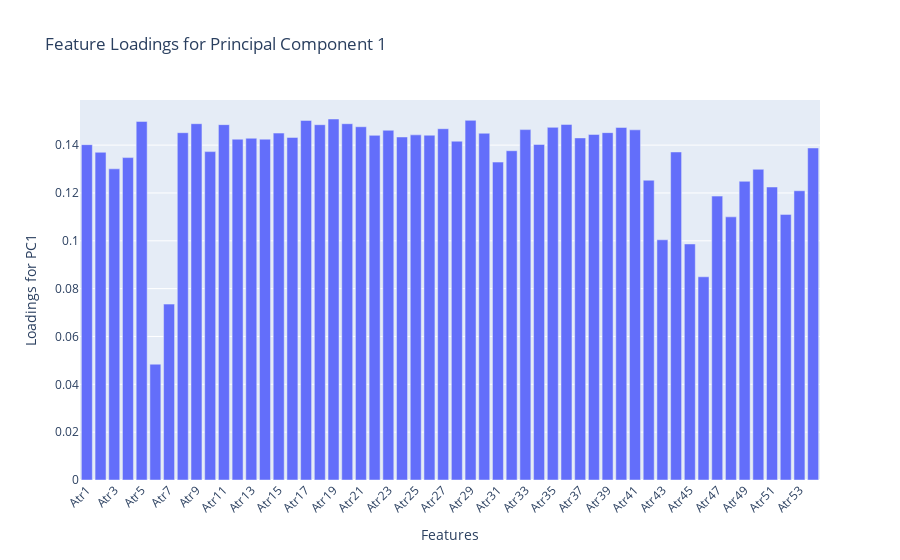
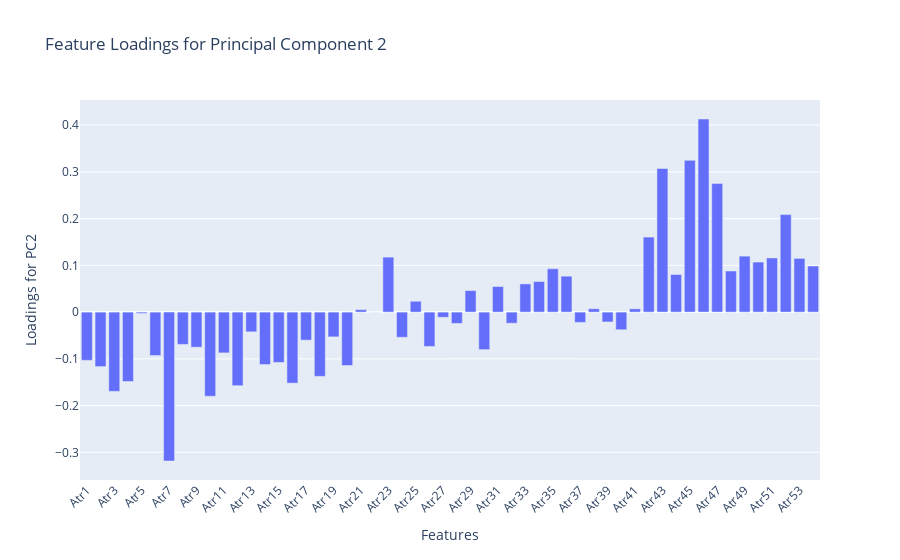
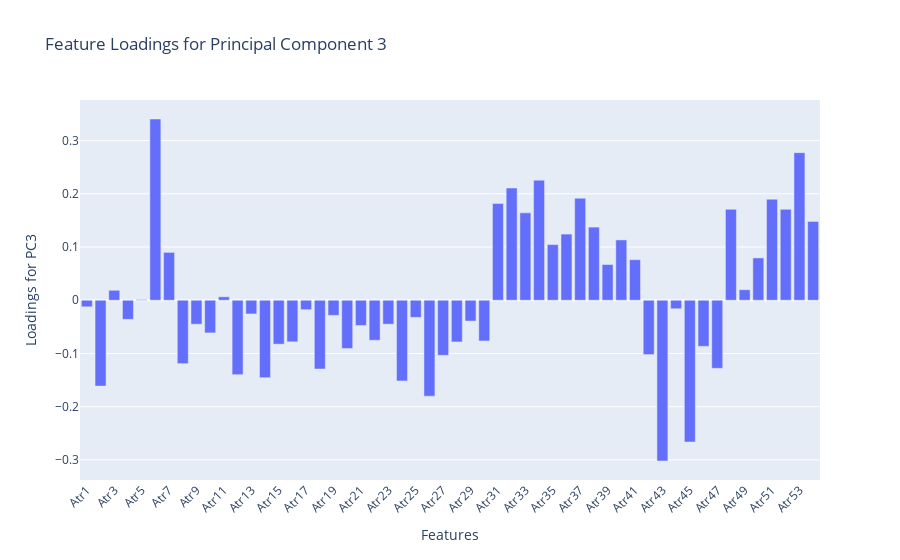

The cell these charts' notebook holds for them, in order:
### Code cell
import seaborn as sns
import matplotlib.pyplot as plt

# 创建载荷矩阵
loadings = pca.components_

# 创建一个 DataFrame
loading_matrix = pd.DataFrame(loadings, columns=X.columns, index=[f'PC{i+1}' for i in range(loadings.shape[0])])
import plotly.express as px
import pandas as pd

# 创建载荷矩阵
loadings = pca.components_

# 创建一个 DataFrame
loading_matrix = pd.DataFrame(loadings, columns=X.columns, index=[f'PC{i+1}' for i in range(loadings.shape[0])])

# 选择前几个主成分进行可视化
num_components = 3  # 可调整要显示的主成分数量

for i in range(num_components):
    fig = px.bar(
        x=loading_matrix.columns,
        y=loading_matrix.iloc[i],
        labels={'x': 'Features', 'y': f'Loadings for PC{i+1}'},
        title=f'Feature Loadings for Principal Component {i+1}'
    )
    fig.update_layout(xaxis_tickangle=-45)
    fig.show()

### Figure 1 — Plotly figure (JSON) as saved in the notebook; plotly's stock layout.template omitted (floating-point values rounded to 4 significant figures)
{"data": [{"alignmentgroup": "True", "hovertemplate": "Features=%{x}<br>Loadings for PC1=%{y}<extra></extra>", "legendgroup": "", "marker": {"color": "#636efa", "pattern": {"shape": ""}}, "name": "", "offsetgroup": "", "orientation": "v", "showlegend": false, "textposition": "auto", "type": "bar", "x": ["Atr1", "Atr2", "Atr3", "Atr4", "Atr5", "Atr6", "Atr7", "Atr8", "Atr9", "Atr10", "Atr11", "Atr12", "Atr13", "Atr14", "Atr15", "Atr16", "Atr17", "Atr18", "Atr19", "Atr20", "Atr21", "Atr22", "Atr23", "Atr24", "Atr25", "Atr26", "Atr27", "Atr28", "Atr29", "Atr30", "Atr31", "Atr32", "Atr33", "Atr34", "Atr35", "Atr36", "Atr37", "Atr38", "Atr39", "Atr40", "Atr41", "Atr42", "Atr43", "Atr44", "Atr45", "Atr46", "Atr47", "Atr48", "Atr49", "Atr50", "Atr51", "Atr52", "Atr53", "Atr54"], "xaxis": "x", "y": [0.1402, 0.137, 0.1301, 0.1348, 0.1499, 0.04842, 0.07353, 0.1452, 0.149, 0.1373, 0.1486, 0.1425, 0.1429, 0.1425, 0.145, 0.1432, 0.1503, 0.1485, 0.1509, 0.1489, 0.1477, 0.1441, 0.1462, 0.1434, 0.1443, 0.1441, 0.1469, 0.1416, 0.1504, 0.145, 0.1329, 0.1377, 0.1465, 0.1403, 0.1474, 0.1486, 0.143, 0.1445, 0.1452, 0.1474, 0.1464, 0.1253, 0.1004, 0.1371, 0.09867, 0.08495, 0.1187, 0.11, 0.1249, 0.1299, 0.1225, 0.111, 0.1209, 0.1388], "yaxis": "y"}], "layout": {"barmode": "relative", "legend": {"tracegroupgap": 0}, "title": {"text": "Feature Loadings for Principal Component 1"}, "xaxis": {"anchor": "y", "domain": [0, 1], "tickangle": -45, "title": {"text": "Features"}}, "yaxis": {"anchor": "x", "domain": [0, 1], "title": {"text": "Loadings for PC1"}}}}

### Figure 2 — Plotly figure (JSON) as saved in the notebook; plotly's stock layout.template omitted (floating-point values rounded to 4 significant figures)
{"data": [{"alignmentgroup": "True", "hovertemplate": "Features=%{x}<br>Loadings for PC2=%{y}<extra></extra>", "legendgroup": "", "marker": {"color": "#636efa", "pattern": {"shape": ""}}, "name": "", "offsetgroup": "", "orientation": "v", "showlegend": false, "textposition": "auto", "type": "bar", "x": ["Atr1", "Atr2", "Atr3", "Atr4", "Atr5", "Atr6", "Atr7", "Atr8", "Atr9", "Atr10", "Atr11", "Atr12", "Atr13", "Atr14", "Atr15", "Atr16", "Atr17", "Atr18", "Atr19", "Atr20", "Atr21", "Atr22", "Atr23", "Atr24", "Atr25", "Atr26", "Atr27", "Atr28", "Atr29", "Atr30", "Atr31", "Atr32", "Atr33", "Atr34", "Atr35", "Atr36", "Atr37", "Atr38", "Atr39", "Atr40", "Atr41", "Atr42", "Atr43", "Atr44", "Atr45", "Atr46", "Atr47", "Atr48", "Atr49", "Atr50", "Atr51", "Atr52", "Atr53", "Atr54"], "xaxis": "x", "y": [-0.1032, -0.1166, -0.1695, -0.1484, -0.002749, -0.09292, -0.3185, -0.06908, -0.07507, -0.18, -0.08724, -0.1575, -0.04221, -0.1121, -0.1077, -0.152, -0.05995, -0.1375, -0.05298, -0.1142, 0.005272, 0.0002076, 0.1177, -0.05391, 0.02323, -0.07339, -0.01107, -0.02426, 0.04603, -0.0803, 0.05475, -0.02371, 0.06041, 0.06543, 0.09277, 0.07686, -0.02204, 0.007165, -0.02103, -0.0377, 0.00704, 0.1605, 0.3073, 0.08046, 0.3247, 0.4131, 0.275, 0.08793, 0.1198, 0.1071, 0.1159, 0.2086, 0.1149, 0.09863], "yaxis": "y"}], "layout": {"barmode": "relative", "legend": {"tracegroupgap": 0}, "title": {"text": "Feature Loadings for Principal Component 2"}, "xaxis": {"anchor": "y", "domain": [0, 1], "tickangle": -45, "title": {"text": "Features"}}, "yaxis": {"anchor": "x", "domain": [0, 1], "title": {"text": "Loadings for PC2"}}}}

### Figure 3 — Plotly figure (JSON) as saved in the notebook; plotly's stock layout.template omitted (floating-point values rounded to 4 significant figures)
{"data": [{"alignmentgroup": "True", "hovertemplate": "Features=%{x}<br>Loadings for PC3=%{y}<extra></extra>", "legendgroup": "", "marker": {"color": "#636efa", "pattern": {"shape": ""}}, "name": "", "offsetgroup": "", "orientation": "v", "showlegend": false, "textposition": "auto", "type": "bar", "x": ["Atr1", "Atr2", "Atr3", "Atr4", "Atr5", "Atr6", "Atr7", "Atr8", "Atr9", "Atr10", "Atr11", "Atr12", "Atr13", "Atr14", "Atr15", "Atr16", "Atr17", "Atr18", "Atr19", "Atr20", "Atr21", "Atr22", "Atr23", "Atr24", "Atr25", "Atr26", "Atr27", "Atr28", "Atr29", "Atr30", "Atr31", "Atr32", "Atr33", "Atr34", "Atr35", "Atr36", "Atr37", "Atr38", "Atr39", "Atr40", "Atr41", "Atr42", "Atr43", "Atr44", "Atr45", "Atr46", "Atr47", "Atr48", "Atr49", "Atr50", "Atr51", "Atr52", "Atr53", "Atr54"], "xaxis": "x", "y": [-0.0123, -0.1613, 0.01874, -0.03578, 0.001225, 0.3406, 0.08996, -0.1191, -0.04499, -0.06133, 0.006499, -0.1398, -0.02573, -0.1455, -0.08251, -0.07804, -0.0177, -0.1291, -0.02836, -0.09061, -0.04738, -0.07514, -0.04491, -0.1516, -0.03219, -0.1803, -0.1034, -0.07834, -0.03909, -0.0766, 0.1817, 0.2109, 0.1642, 0.2257, 0.1046, 0.1243, 0.1916, 0.1374, 0.06715, 0.1134, 0.07619, -0.102, -0.302, -0.01597, -0.2663, -0.08659, -0.1279, 0.1708, 0.0198, 0.07954, 0.1899, 0.1708, 0.2773, 0.1481], "yaxis": "y"}], "layout": {"barmode": "relative", "legend": {"tracegroupgap": 0}, "title": {"text": "Feature Loadings for Principal Component 3"}, "xaxis": {"anchor": "y", "domain": [0, 1], "tickangle": -45, "title": {"text": "Features"}}, "yaxis": {"anchor": "x", "domain": [0, 1], "title": {"text": "Loadings for PC3"}}}}
